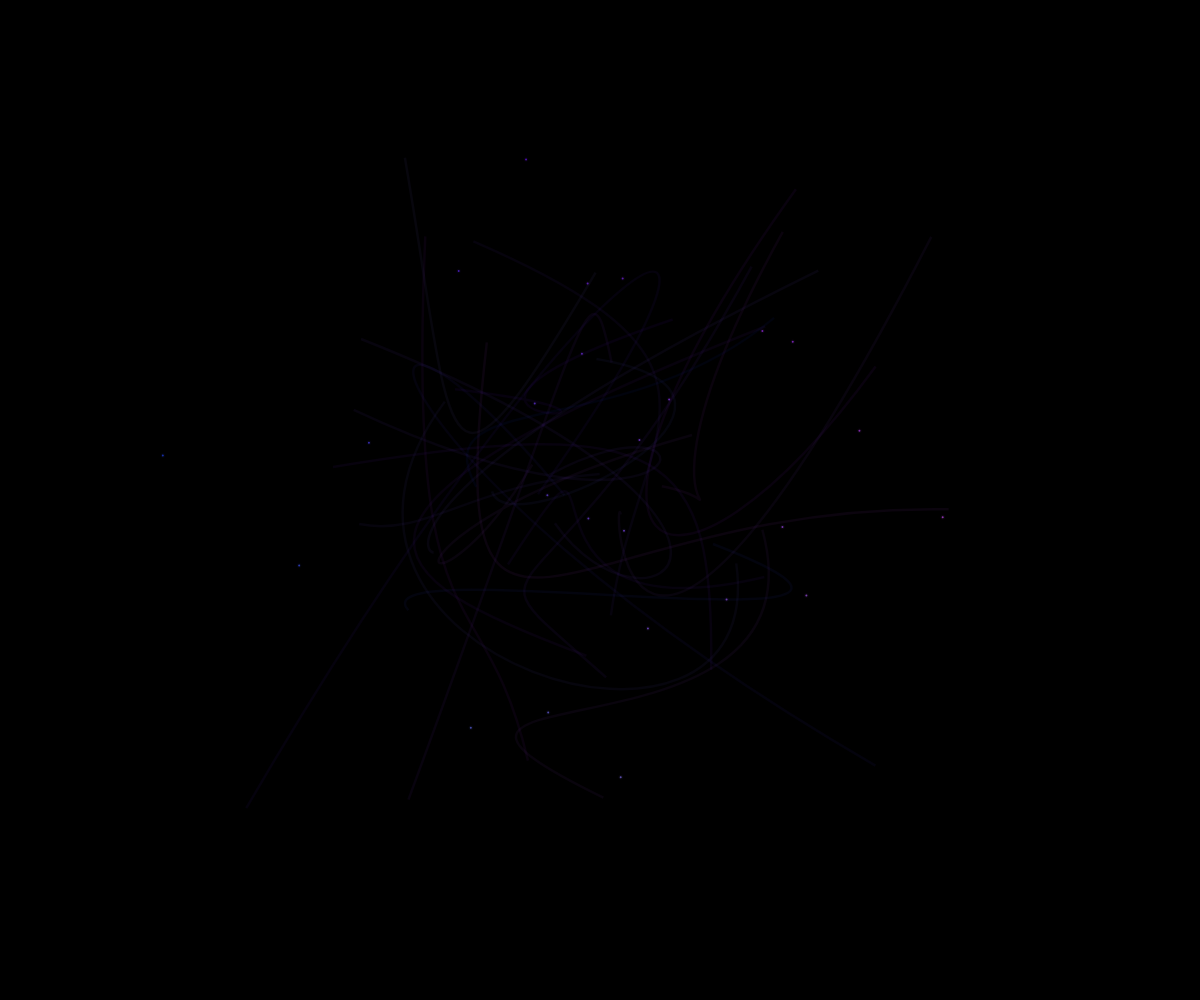
Frame 1 (no input)
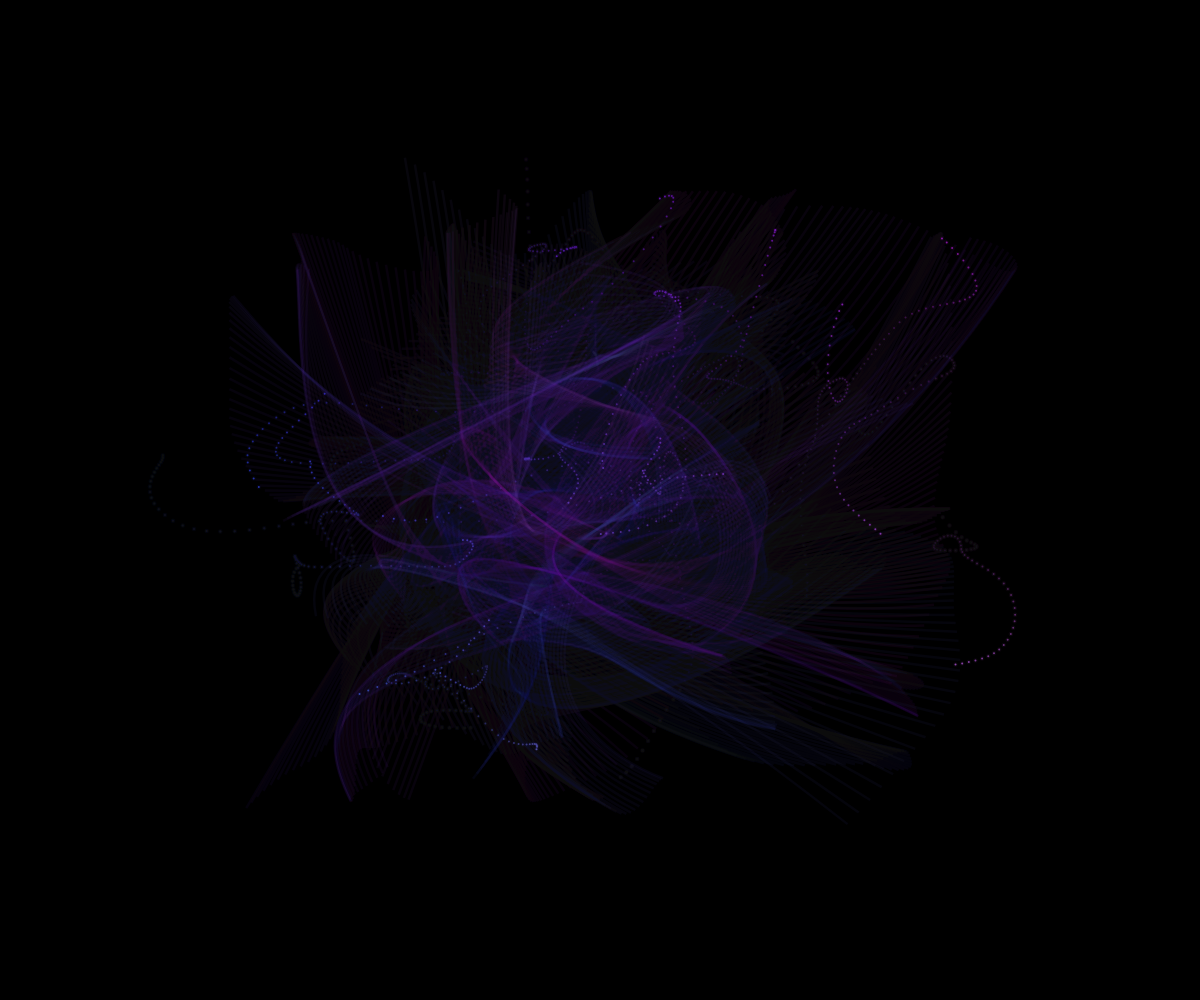
Frame 60 (no input)
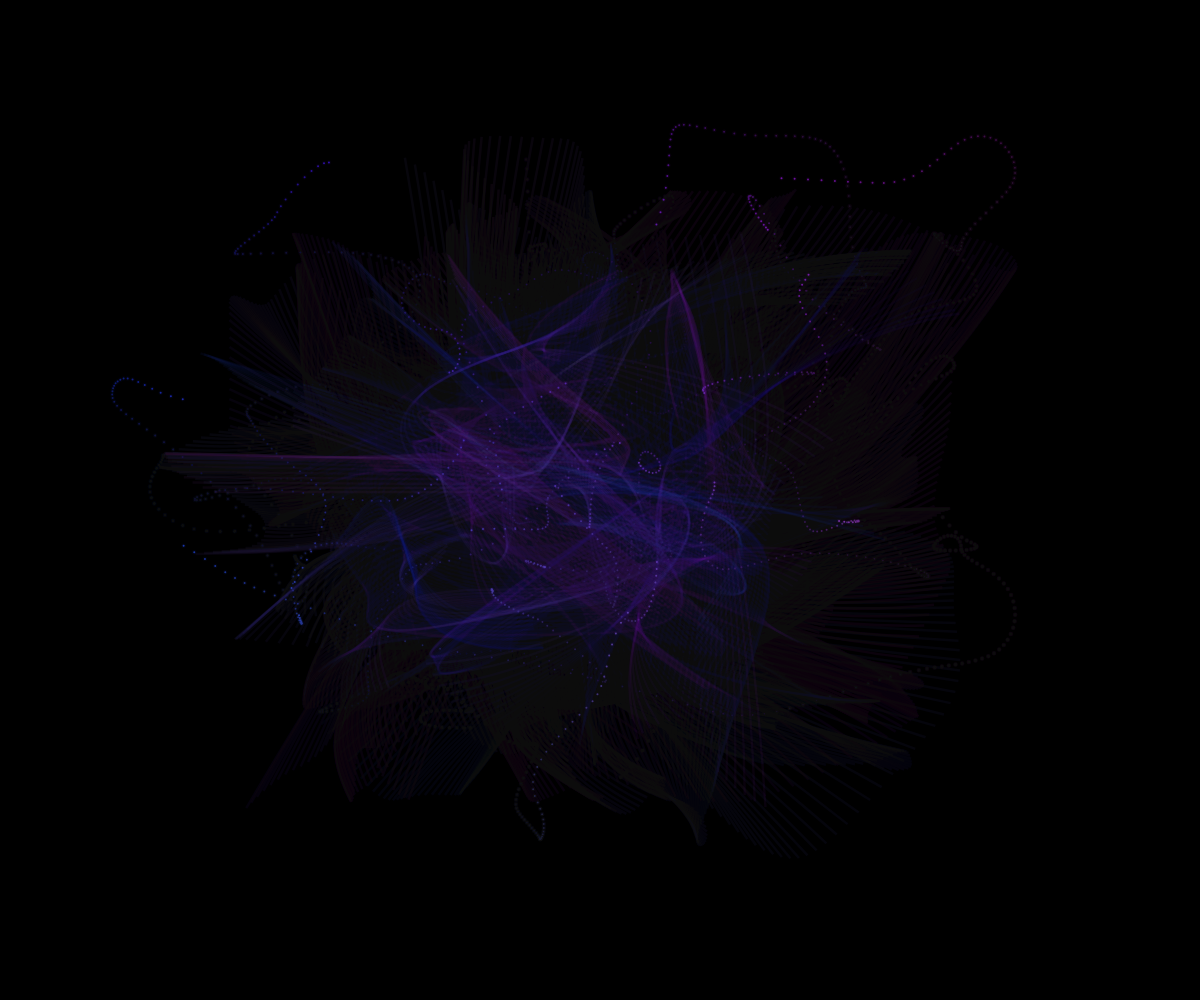
Frame 120 (the mouse pressed at the canvas centre since frame 60)

The p5.js sketch that drew these frames (run headless with seeded random() and noise() and a simulated clock; from frame 60 on, the mouse is pressed at the canvas centre):

// p5.js sketch
// ── sketch.js
//──────────────╔╗╔╗
//╔═╦╗╔╗╔═╦══╦═╗║╚╣╚╗
//║═╣╚╣╚╣╬║║║║╬╚╣╔╣╔╣
//╚═╩═╩═╩═╩╩╩╩══╩═╩═╝
// cllomatt24 (Matteo Cirillo)

var w, h;
var quanti = 25; // vertici
var c = []; // array vuoto che contiene gli elementi (camminatori)
var speedMax = 0.05; // velocità movimento

function setup() {
  createCanvas((w = windowWidth), (h = windowHeight));
  strokeWeight(2.5); // spessore linea
  strokeCap(SQUARE); // estremità tonde

  // crea n oggetti di classe Camminatore
  for (var i = 0; i < quanti; i++) {
    c.push(new Camminatore(i));
  }
}

function draw() {
  background(0, 10); // trasparenza 10 per fare fade

  // per tutti i camminatori chiama i diversi metodi (metodo = funzione)
  for (var i = 0; i < quanti; i++) {
    c[i].move(); // esegue .move per gli elementi "i" dell'array "c"
    c[i].display(); // esegue .display per gli eleenti "i" dell'array "c"
  }
}

// classe
function Camminatore(_id) {
  background(0); // background qui altrimenti si passa da bianco a nero
  // costruttore
  this.id = _id; // con this mi riferisco solo a quell'elemento lì

  this.x = random(w); // x iniziale
  this.y = random(h); // y iniziale

  this.speed = random(0, speedMax); // prende un numero tra 0 e speedMax
  this.tx = random(100); // valore random che rappresenta delta/incremento
  this.ty = random(100); // valore random che rappresenta delta/incremento

  // metodo move
  this.move = function () {
    this.x = w * noise(this.tx); // si moltiplica w sennò troppo piccolo
    this.y = h * noise(this.ty); // si moltiplica h sennò troppo piccolo

    this.tx += 0.01;
    // this.tx sarà uguale a se stesso più this.speed
    // valore cambia ad ogni frame
    // si moltiplica 0.01 per rallentare/accelerare movimento
    this.ty += 0.01;
    // this.ty sarà uguale a se stesso più this.speed
    // valore cambia ad ogni frame
    // si moltiplica 0.01 per rallentare/accelerare movimento
  };

  // metodo display
  this.display = function () {
    this.r = map(noise(this.tx), 0, 1, 0, 175);
    this.g = map(noise(this.ty), 0, 1, 0, 100);
    this.b = map(noise(this.speed), 0, 1, 0, 255);

    stroke(this.r, this.g, this.b, 20);
    noFill();
    var x1 = width * noise(this.tx + 85);
    var x2 = width * noise(this.tx + 75);
    var x3 = width * noise(this.tx + 65);
    var x4 = width * noise(this.tx + 55);
    var y1 = height * noise(this.ty + 55);
    var y2 = height * noise(this.ty + 65);
    var y3 = height * noise(this.ty + 75);
    var y4 = height * noise(this.ty + 85);
    bezier(x1, y1, x2, y2, x3, y3, x4, y4);
    
    fill(this.r, this.g, this.b);
    ellipse(this.x, this.y, 2, 2);
  };
}
